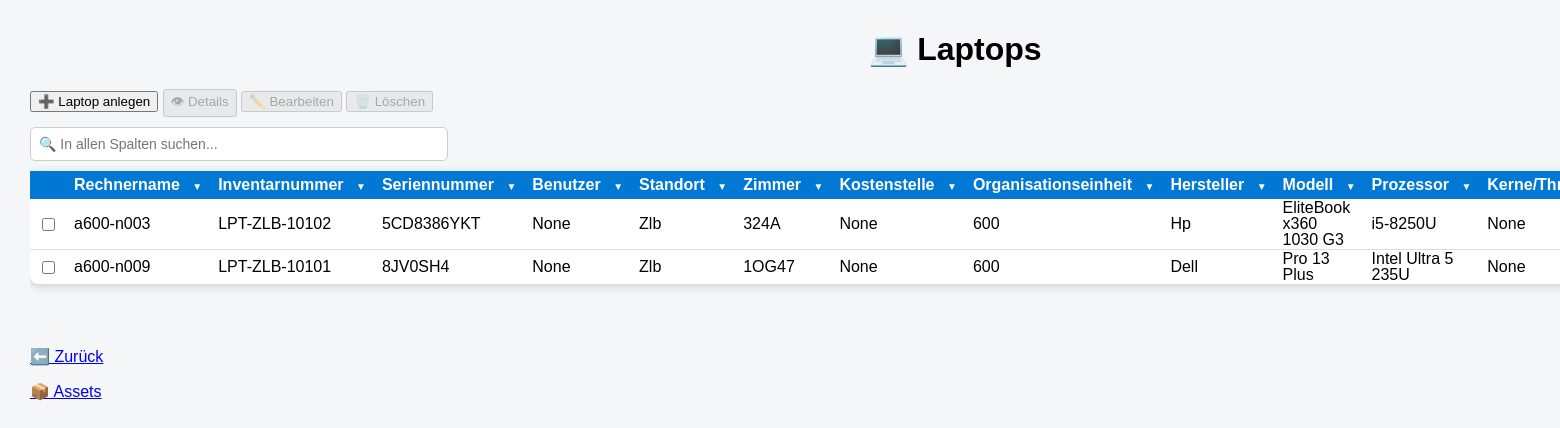
The page /assets/laptop on the database as committed earlier.
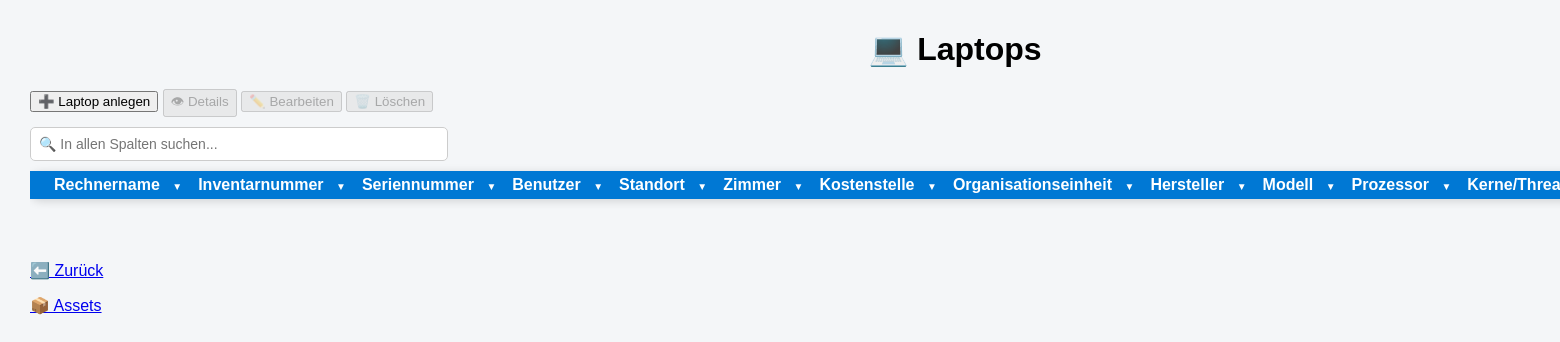
The same page on the database as committed later.
### tables this page shows
CREATE TABLE assets (

    id INTEGER PRIMARY KEY,

    inventarnummer TEXT,
    rechnername TEXT,
    seriennummer TEXT,

    kostenstelle TEXT,
    organisationseinheit TEXT,

    standort TEXT,
    zimmer TEXT,

    anschaffungsdatum TEXT,
    installationsdatum TEXT,

    assettyp TEXT,
    verwendungsart TEXT,

    status TEXT,

    hersteller TEXT,
    modell TEXT,

    mac_adresse TEXT,
    garantie TEXT,

    verwaltungsart TEXT,

    prozessor TEXT,
    kerne_threads TEXT,

    ram TEXT,
    festplatte TEXT,

    betriebssystem TEXT,

    displaygroesse TEXT,
    dockingstation TEXT,

    anlagenummer TEXT,

    mitarbeiter TEXT,

    bemerkung TEXT

, druckertyp TEXT);

### app.py (the view)
@app.route("/assets/laptop")
def laptops():
    sortierung = request.args.get("sort", "rechnername")
    richtung = request.args.get("richtung", "ASC")
    erlaubte_spalten = [
        "inventarnummer",
        "rechnername",
        "seriennummer",
        "kostenstelle",
        "organisationseinheit",
        "standort",
        "zimmer",
        "anschaffungsdatum",
        "installationsdatum",
        "assettyp",
        "verwendungsart",
        "status",
        "hersteller",
        "modell",
        "mac_adresse",
        "garantie",
        "verwaltungsart",
        "prozessor",
        "kerne_threads",
        "ram",
        "festplatte",
        "betriebssystem",
        "displaygroesse",
        "dockingstation",
        "anlagenummer",
        "mitarbeiter",
        "bemerkung"
    ]
    if sortierung not in erlaubte_spalten:
        sortierung = "rechnername"
    if richtung not in ["ASC", "DESC"]:
        richtung = "ASC"
    verbindung = sqlite3.connect("asset_management.db")
    cursor = verbindung.cursor()
    cursor.execute(f"""
           SELECT *
           FROM assets
           WHERE LOWER(assettyp) = 'laptop'
           ORDER BY {sortierung} {richtung}
       """)
    laptops = cursor.fetchall()
    print(laptops)
    verbindung.close()
    return render_template(
        "laptops.html",
        laptops=laptops
    )

### templates/laptops.html (shortened to what the changed rows need)
<!DOCTYPE html>
<html>
<head>
    <link rel="stylesheet"
          href="{{ url_for('static', filename='style.css') }}">
    <link rel="stylesheet"
          href="{{ url_for('static', filename='assets_liste_tables.css') }}">
    <link rel="stylesheet"
          href="{{ url_for('static', filename='dropdowns.css') }}">
</head>
<body>
<div class="container">
    <h1>💻 Laptops</h1>
    <div style="overflow-x:auto;">
        <table>
            <tr>
                <th></th>
                <th class="dropdown-column">
                Rechnername
                <span class="dropdown-button">▼</span>
             </th>
                <th class="dropdown-column">
                    Inventarnummer
                    <span class="dropdown-button">▼</span>
                </th>
                <th class="dropdown-column">
                    Seriennummer
                    <span class="dropdown-button">▼</span>
                </th>
                <th class="dropdown-column">
                    Benutzer
                    <span class="dropdown-button">▼</span>
                </th>
               <th class="dropdown-column">
                    Standort
                    <span class="dropdown-button">▼</span>
                </th>
                <th class="dropdown-column">
                    Zimmer
                    <span class="dropdown-button">▼</span>
                </th>
                <th class="dropdown-column">
                    Kostenstelle
                    <span class="dropdown-button">▼</span>
                </th>
                <th class="dropdown-column">
                    Organisationseinheit
                    <span class="dropdown-button">▼</span>
                </th>
                <th class="dropdown-column">
                    Hersteller
                    <span class="dropdown-button">▼</span>
                </th>
                <th class="dropdown-column">
                    Modell
                    <span class="dropdown-button">▼</span>
                </th>
                <th class="dropdown-column">
                    Prozessor
                    <span class="dropdown-button">▼</span>
                </th>
                <th class="dropdown-column">
                    Kerne/Threads
                </th>
            </tr>
            {% for laptop in laptops %}
            <tr>
                <td>
                   <input
                    type="checkbox"
                    class="asset-checkbox"
                    data-id="{{ laptop[0] }}"
>
                </td>
                <td>{{ laptop[2] }}</td>
                <td>{{ laptop[1] }}</td>
                <td>{{ laptop[3] }}</td>
                <td>{{ laptop[26] }}</td>
                <td>{{ laptop[6] }}</td>
                <td>{{ laptop[7] }}</td>
                <td>{{ laptop[4] }}</td>
                <td>{{ laptop[5] }}</td>
                <td>{{ laptop[13] }}</td>
                <td>{{ laptop[14] }}</td>
                <td>{{ laptop[18] }}</td>
                <td>{{ laptop[19] }}</td>
            </tr>
            {% endfor %}
        </table>
    </div>
    <br><br>
</div>
</body>
</html>

Rows that differ between the two databases and show on the page:
removed assets: rechnername "a600-n003", inventarnummer "LPT-ZLB-10102", seriennummer "5CD8386YKT", laptop "None", standort "Zlb", zimmer "324A", organisationseinheit "600", hersteller "Hp", modell "EliteBook x360 1030 G3", prozessor "i5-8250U"
removed assets: rechnername "a600-n009", inventarnummer "LPT-ZLB-10101", seriennummer "8JV0SH4", laptop "None", standort "Zlb", zimmer "1OG47", organisationseinheit "600", hersteller "Dell", modell "Pro 13 Plus", prozessor "Intel Ultra 5 235U"
